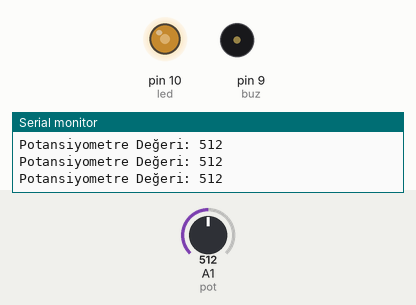
Bench run of a sketch on a simulated Arduino Uno, built with avr-gcc and run on an emulated ATmega328P. On the bench: output pins drawn as LEDs (lit = HIGH), buzzer (waves = sounding, pin HIGH), the last lines printed to the serial monitor. Inputs (shaded band) come from the test bench; at power-on: A1 (pot) = 512.

Above: at 1.2 s.
1.3 s: A1 (pot) set to 107
At 2.1 s:
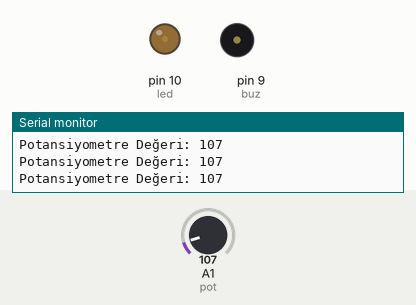
2.8 s: A1 (pot) set to 92
At 3.6 s:
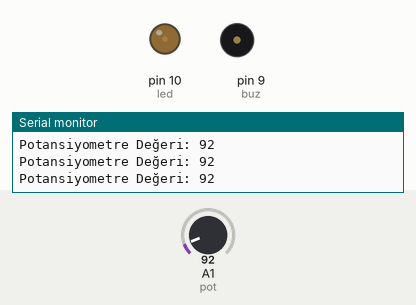
5.8 s: A1 (pot) set to 11
At 7.0 s:
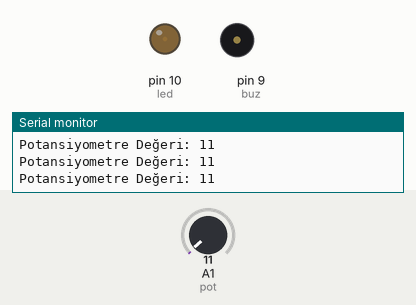
8.8 s: A1 (pot) set to 8
At 9.3 s:
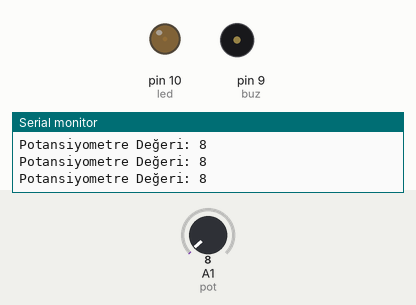
11.8 s: A1 (pot) set to 716
At 13.0 s:
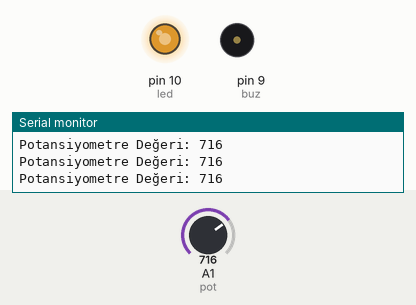
13.3 s: A1 (pot) set to 990
At 14.5 s:
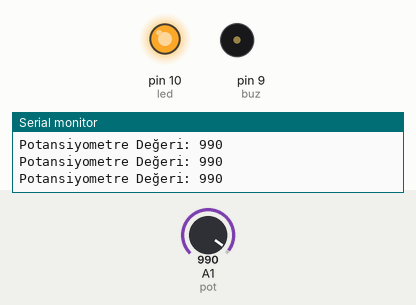
14.8 s: A1 (pot) set to 1015
Timing chart, 0 to 17.8 s (numbered marks = the images above; inputs shaded):
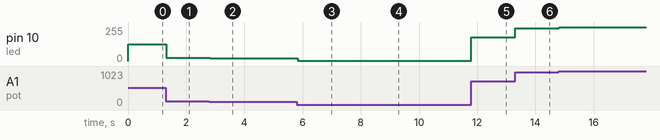

Measured:
- after the input at 1.3 s, pin 10 (led): 127/255 → 26/255 at once
- after the input at 2.8 s, pin 10 (led): 26/255 → 22/255 at once
- after the input at 5.8 s, pin 10 (led): 22/255 → 2/255 at once
- after the input at 8.8 s, pin 10 (led): 2/255 → 1/255 at once
- after the input at 11.8 s, pin 10 (led): 1/255 → 178/255 at once
- after the input at 13.3 s, pin 10 (led): 178/255 → 246/255 at once
- after the input at 14.8 s, pin 10 (led): 246/255 → 253/255 at once

The sketch:

pot-led.ino
```cpp
int buz = 9;
int led = 10;
int pot = A1;
int potDeger; //pot-led

void setup() {
  pinMode(buz, OUTPUT);
  pinMode(led, OUTPUT);
  pinMode(pot, INPUT);
  Serial.begin(9600);
}

void loop() {
  potDeger = analogRead (pot);
  Serial.print("Potansiyometre Değeri: "); //print yan yana yazar
  Serial.println(potDeger); // println alt satıra iner yazdıktan sonra

  potDeger = map(analogRead(pot),0,1023,0,255);
  analogWrite (led, potDeger);
}
```
